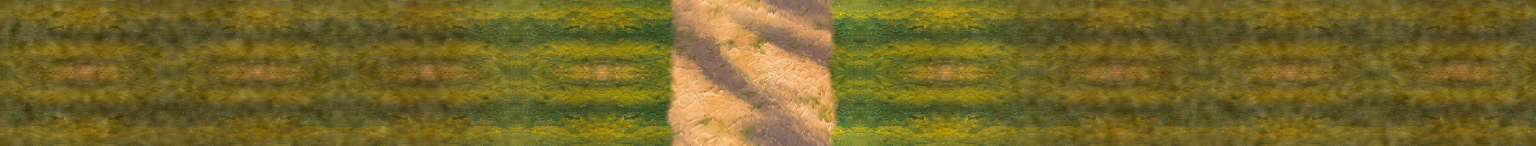
#> input picture assets/scene/ground.webp, 4608 x 436 px (shown at 1/3 size)
$ python make_ground.py ../assets/scene/ground.webp ../assets/scene/ground.webp
#> lines starting #> are read from the running program, lines starting #| are printed output that depends on the picture
"""Build the walkable ground texture from the backdrop painting.

Un-warps the painted ground (perspective -> top-down), keeps the near,
high-detail part, and makes it tile seamlessly along the path so the
scene can scroll it forever. Outside the path it fills a darker,
leaf-littered forest floor.

usage: python3 tools/make_ground.py "<backdrop.png>" assets/scene/ground.webp
"""
import sys
import numpy as np
from PIL import Image
from scipy.ndimage import map_coordinates, gaussian_filter

SRC, OUT = sys.argv[1], sys.argv[2]
VPX, VPY = 1066, 545        # vanishing point in the backdrop (px)
F, EYE = 941, 1.6           # focal length (px) and eye height (m) — must match scene.js
PXM = 96                    # texture pixels per metre
Z0, Z1, BLEND = 3.85, 9.7, 1.3   # depth range taken from the painting (m)
XMIN, XMAX = -24.0, 24.0         # world width covered (m)
PATH_L, PATH_R = -3.0, 2.0       # dirt path edges (m) — keep in step with scene.js

img = np.asarray(Image.open(SRC).convert('RGB')).astype(np.float32)

def sample(X, Z):
    dy = EYE * F / Z
    y, x = VPY + dy, VPX + X * dy / EYE
    return np.stack([map_coordinates(img[..., c], [y, x], order=3, mode='mirror') for c in range(3)], -1)

L = Z1 - Z0 - BLEND
rows, cols = int(L * PXM), int((XMAX - XMIN) * PXM)
Zs = Z0 + np.arange(rows) / PXM
Xs = XMIN + np.arange(cols) / PXM
X, Z = np.meshgrid(Xs, Zs)

def tiled(fn):
    a, b = fn(X, Z), fn(X, Z + L)
    w = np.clip((Z - Z0) / BLEND, 0, 1)[..., None]
    w = w * w * (3 - 2 * w)
    return w * a + (1 - w) * b

# 1. the painted path strip
strip = tiled(sample)

# 2. grass verges: a patch of the painted meadow, mirrored so it tiles
patch = Image.fromarray(img[600:760, 0:190].astype(np.uint8))
gh = rows // 2
patch = np.asarray(patch.resize((int(190 * gh / 160), gh), Image.BICUBIC)).astype(np.float32)
#> patch: shape (218, 258, 3) float32; every value is 0
patch = np.concatenate([patch, patch[::-1]], 0)            # rows tall, seamless in Z
#> patch: shape (436, 258, 3) float32; every value is 0
patch = np.concatenate([patch, patch[:, ::-1]], 1)         # seamless in X
#> patch: shape (436, 516, 3) float32; every value is 0
gy = np.arange(rows)[:, None] % patch.shape[0]
#> gy = 436 values from 0 to 435
gx = ((Xs - XMIN) * PXM).astype(int)[None, :] % patch.shape[1]
floor = patch[gy, gx]
#> floor: shape (436, 4608, 3) float32; every value is 0

# soft light/shade variation hides the repeat (wraps in Z so the tile stays seamless)
rng = np.random.default_rng(4)
def smooth_noise(sigma):
    n = gaussian_filter(rng.standard_normal((rows, cols)), sigma=sigma, mode='wrap')
    return n / np.abs(n).max()
floor *= (1 + 0.22 * smooth_noise(PXM * 0.7))[..., None]

# forest floor: darker, browner, leaf-littered away from the path (canopy shade)
dist = np.maximum(0, np.maximum(PATH_L - X, X - PATH_R) - 1.0)
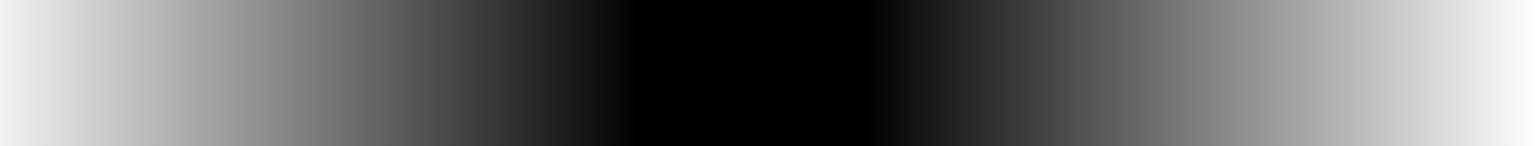
#> dist: shape (436, 4608) float64 (shown at 1/3 size); min 0, max 20.99, mean 8.8; drawn with min black and max white
shade = np.clip(dist / 7, 0, 1)[..., None]
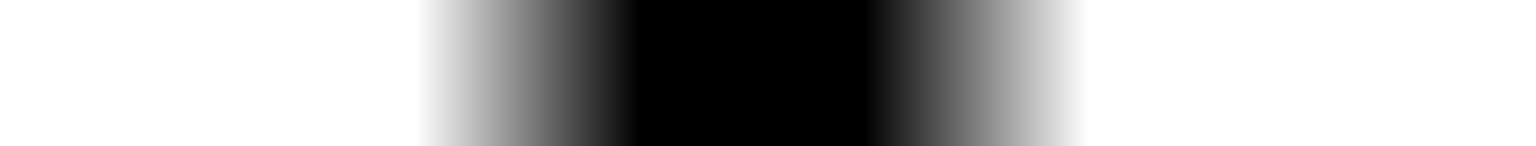
#> shade: shape (436, 4608, 1) float64 (shown at 1/3 size); min 0, max 1, mean 0.708
leaf = np.array([92, 60, 30], np.float32)
litter = smooth_noise(PXM * 0.08)[..., None]
floor = floor * (1 - 0.5 * shade) + shade * (leaf * 0.5 + 30 * litter)
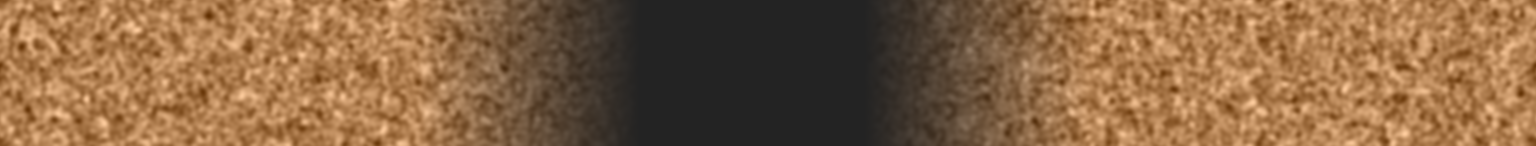
#> floor: shape (436, 4608, 3) float64 (shown at 1/3 size); mean of channels 0, 1, 2 32.8, 21.5, 10.8; drawn with min black and max white

# 3. ragged path edges
edge_n = smooth_noise(PXM * 0.25) * 0.28 + smooth_noise(PXM * 0.04) * 0.12
inside = np.minimum(X - PATH_L, PATH_R - X) + edge_n
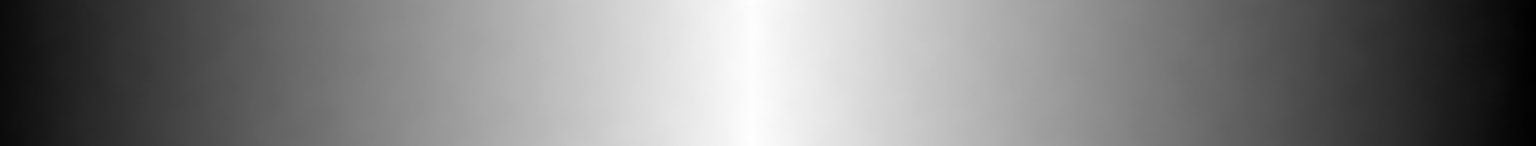
#> inside: shape (436, 4608) float64 (shown at 1/3 size); min -22.07, max 2.64, mean -9.5; drawn with min black and max white
m = np.clip(inside / 0.22 + 0.5, 0, 1)[..., None]
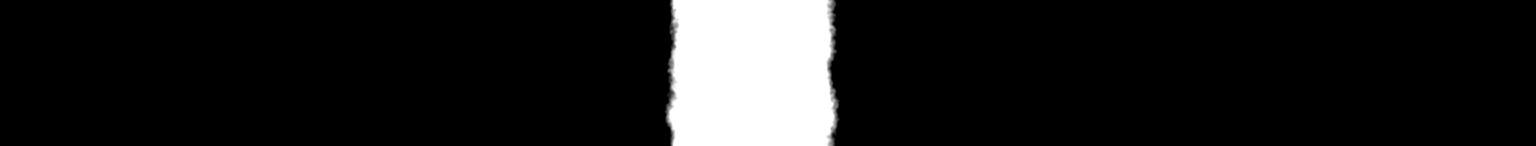
#> m: shape (436, 4608, 1) float64 (shown at 1/3 size); min 0, max 1, mean 0.105
out = m * strip + (1 - m) * floor
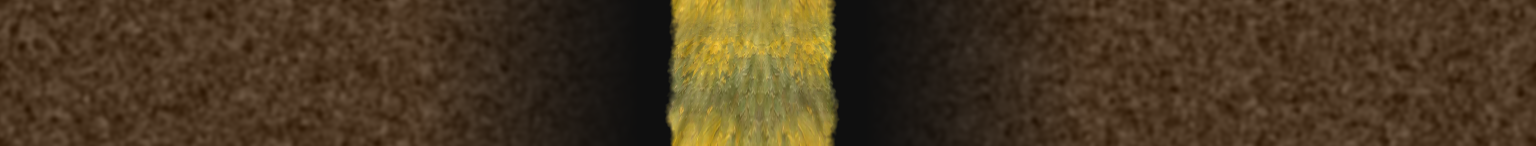
#> out: shape (436, 4608, 3) float64 (shown at 1/3 size); mean of channels 0, 1, 2 43.9, 31.2, 14.3; drawn with min black and max white

Image.fromarray(np.clip(out, 0, 255).astype(np.uint8)).save(OUT, 'WEBP', quality=84, method=6)
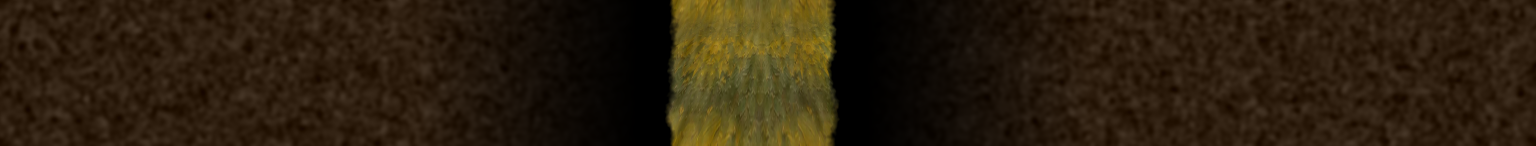
#> saved as ground.webp: PIL image 4608x436 RGB (shown at 1/3 size); mean R, G, B 43.4, 30.7, 13.9
print('ground', cols, 'x', rows, 'px =', XMAX - XMIN, 'm x', round(L, 2), 'm')

$ run again, with assets/scene/backdrop.webp copied over assets/scene/ground.webp
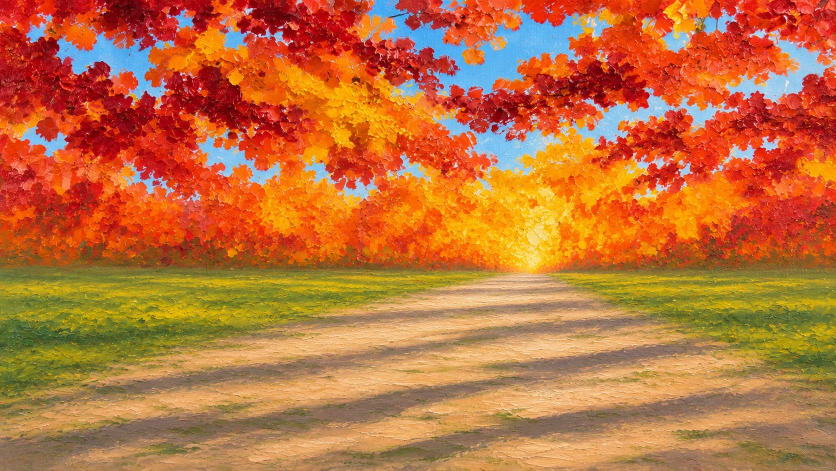
#> input picture assets/scene/backdrop.webp, 1672 x 941 px (shown at 1/2 size)
#> `patch = np.concatenate([patch, patch[:, ::-1]], 1)`:
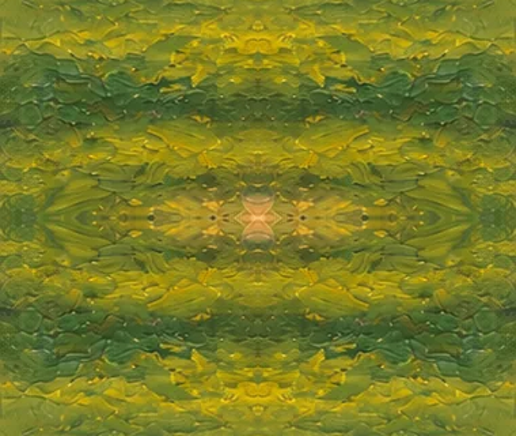
#> patch: shape (436, 516, 3) float32; mean R, G, B 120.4, 124.4, 37.5
#> `floor = floor * (1 - 0.5 * shade) + shade * (leaf * 0.5 + 30 * litter)`:
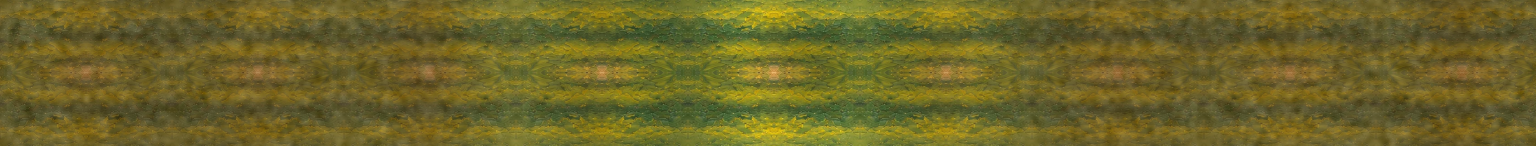
#> floor: shape (436, 4608, 3) float64 (shown at 1/3 size); mean R, G, B 110.2, 101.4, 34.9; drawn with min black and max white
